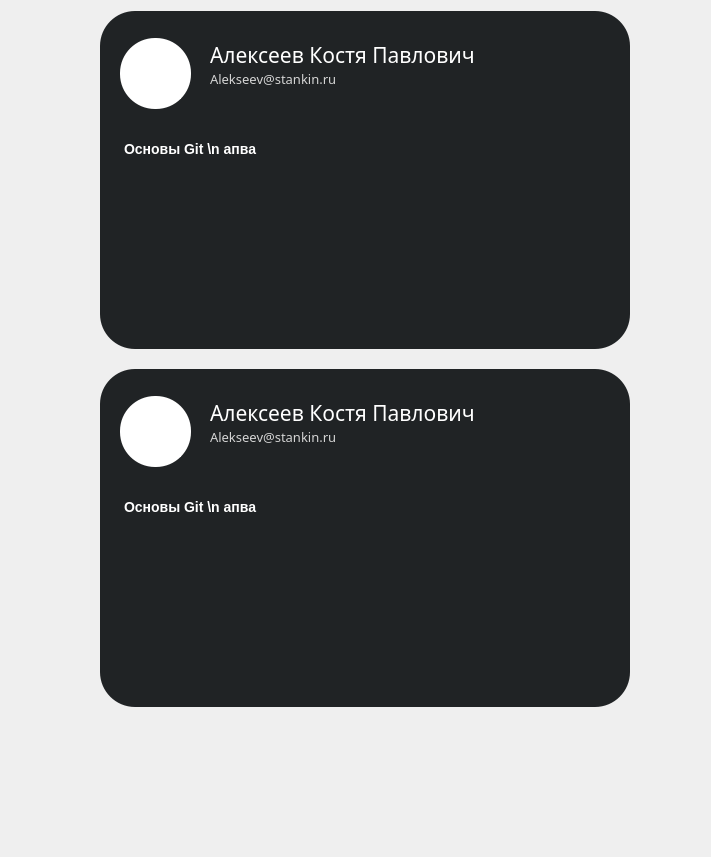
        <widget class="QWidget" name="scrollAreaWidgetContents_5">
         <property name="geometry">
          <rect>
           <x>0</x>
           <y>0</y>
           <width>711</width>
           <height>661</height>
          </rect>
         </property>
         <property name="minimumSize">
          <size>
           <width>711</width>
           <height>0</height>
          </size>
         </property>
         <layout class="QVBoxLayout" name="verticalLayout_4">
          <property name="spacing">
           <number>20</number>
          </property>
          <property name="sizeConstraint">
           <enum>QLayout::SetMinimumSize</enum>
          </property>
          <property name="leftMargin">
           <number>100</number>
          </property>
          <property name="rightMargin">
           <number>0</number>
          </property>
          <property name="bottomMargin">
           <number>150</number>
          </property>
          <item>
           <widget class="QWidget" name="article_3" native="true">
            <property name="sizePolicy">
             <sizepolicy hsizetype="Minimum" vsizetype="Minimum">
              <horstretch>0</horstretch>
              <verstretch>0</verstretch>
             </sizepolicy>
            </property>
            <property name="minimumSize">
             <size>
              <width>530</width>
              <height>200</height>
             </size>
            </property>
            <property name="maximumSize">
             <size>
              <width>530</width>
              <height>1000</height>
             </size>
            </property>
            <property name="styleSheet">
             <string notr="true">background-color: #202325;
border-radius: 35px</string>
            </property>
            <layout class="QGridLayout" name="gridLayout_5">
             <property name="sizeConstraint">
              <enum>QLayout::SetMinimumSize</enum>
             </property>
             <property name="leftMargin">
              <number>20</number>
             </property>
             <property name="topMargin">
              <number>20</number>
             </property>
             <property name="rightMargin">
              <number>20</number>
             </property>
             <property name="bottomMargin">
              <number>20</number>
             </property>
             <property name="horizontalSpacing">
              <number>10</number>
             </property>
             <property name="verticalSpacing">
              <number>20</number>
             </property>
             <item row="3" column="0" colspan="2">
              <widget class="QTextEdit" name="textEdit_3">
               <property name="sizePolicy">
                <sizepolicy hsizetype="Minimum" vsizetype="Minimum">
                 <horstretch>0</horstretch>
                 <verstretch>0</verstretch>
                </sizepolicy>
               </property>
               <property name="sizeIncrement">
                <size>
                 <width>0</width>
                 <height>0</height>
                </size>
               </property>
               <property name="acceptDrops">
                <bool>true</bool>
               </property>
               <property name="styleSheet">
                <string notr="true">border-radius: 0;
color: rgb(255, 255, 255);
</string>
               </property>
               <property name="verticalScrollBarPolicy">
                <enum>Qt::ScrollBarAlwaysOff</enum>
               </property>
               <property name="horizontalScrollBarPolicy">
                <enum>Qt::ScrollBarAlwaysOff</enum>
               </property>
               <property name="autoFormatting">
                <set>QTextEdit::AutoNone</set>
               </property>
               <property name="tabChangesFocus">
                <bool>false</bool>
               </property>
               <property name="lineWrapMode">
                <enum>QTextEdit::WidgetWidth</enum>
               </property>
               <property name="readOnly">
                <bool>true</bool>
               </property>
               <property name="markdown">
                <string>### Основы Git \n апва

</string>
               </property>
               <property name="html">
                <string>&lt;!DOCTYPE HTML PUBLIC &quot;-//W3C//DTD HTML 4.0//EN&quot; &quot;http://www.w3.org/TR/REC-html40/strict.dtd&quot;&gt;
&lt;html&gt;&lt;head&gt;&lt;meta name=&quot;qrichtext&quot; content=&quot;1&quot; /&gt;&lt;meta charset=&quot;utf-8&quot; /&gt;&lt;style type=&quot;text/css&quot;&gt;
p, li { white-space: pre-wrap; }
&lt;/style&gt;&lt;/head&gt;&lt;body style=&quot; font-family:'Segoe UI'; font-size:9pt; font-weight:400; font-style:normal;&quot;&gt;
&lt;h3 style=&quot; margin-top:0px; margin-bottom:0px; margin-left:0px; margin-right:0px; -qt-block-indent:0; text-indent:0px;&quot;&gt;&lt;span style=&quot; font-size:large; font-weight:700;&quot;&gt;Основы Git \n апва&lt;/span&gt;&lt;/h3&gt;&lt;/body&gt;&lt;/html&gt;</string>
               </property>
               <property name="overwriteMode">
                <bool>true</bool>
               </property>
              </widget>
             </item>
             <item row="0" column="1">
              <widget class="QFrame" name="frame_21">
               <property name="frameShape">
                <enum>QFrame::StyledPanel</enum>
               </property>
               <property name="frameShadow">
                <enum>QFrame::Raised</enum>
               </property>
               <layout class="QGridLayout" name="gridLayout_6" columnstretch="0">
                <property name="sizeConstraint">
                 <enum>QLayout::SetDefaultConstraint</enum>
                </property>
                <property name="horizontalSpacing">
                 <number>10</number>
                </property>
                <property name="verticalSpacing">
                 <number>0</number>
                </property>
                <item row="1" column="0">
                 <widget class="QLabel" name="label_64">
                  <property name="font">
                   <font>
                    <family>Inter V</family>
                    <pointsize>10</pointsize>
                    <bold>false</bold>
                   </font>
                  </property>
                  <property name="styleSheet">
                   <string notr="true">color: rgb(212, 212, 212);</string>
                  </property>
                  <property name="text">
                   <string>Alekseev@stankin.ru</string>
                  </property>
                 </widget>
                </item>
                <item row="0" column="0">
                 <widget class="QLabel" name="label_65">
                  <property name="font">
                   <font>
                    <family>Inter V</family>
                    <pointsize>16</pointsize>
                    <bold>false</bold>
                   </font>
                  </property>
                  <property name="styleSheet">
                   <string notr="true">color: #fff
</string>
                  </property>
                  <property name="text">
                   <string>Алексеев Костя Павлович</string>
                  </property>
                 </widget>
                </item>
               </layout>
              </widget>
             </item>
             <item row="0" column="0" rowspan="2">
              <widget class="QFrame" name="ArticlephotoUser_3">
               <property name="minimumSize">
                <size>
                 <width>71</width>
                 <height>71</height>
                </size>
               </property>
               <property name="maximumSize">
                <size>
                 <width>71</width>
                 <height>71</height>
                </size>
               </property>
               <property name="styleSheet">
                <string notr="true">background-color: #fff;
border-radius: 35px</string>
               </property>
               <property name="frameShape">
                <enum>QFrame::StyledPanel</enum>
               </property>
               <property name="frameShadow">
                <enum>QFrame::Raised</enum>
               </property>
               <widget class="QLabel" name="label_29">
                <property name="geometry">
                 <rect>
                  <x>11</x>
                  <y>11</y>
                  <width>50</width>
                  <height>50</height>
                 </rect>
                </property>
                <property name="text">
                 <string/>
                </property>
                <property name="pixmap">
                 <pixmap resource="VEDA1.qrc">:/icons/icons/user.png</pixmap>
                </property>
                <property name="scaledContents">
                 <bool>true</bool>
                </property>
               </widget>
              </widget>
             </item>
            </layout>
           </widget>
          </item>
          <item>
           <widget class="QWidget" name="article_4" native="true">
            <property name="sizePolicy">
             <sizepolicy hsizetype="Minimum" vsizetype="Minimum">
              <horstretch>0</horstretch>
              <verstretch>0</verstretch>
             </sizepolicy>
            </property>
            <property name="minimumSize">
             <size>
              <width>530</width>
              <height>200</height>
             </size>
            </property>
            <property name="maximumSize">
             <size>
              <width>530</width>
              <height>1000</height>
             </size>
            </property>
            <property name="styleSheet">
             <string notr="true">background-color: #202325;
border-radius: 35px</string>
            </property>
            <layout class="QGridLayout" name="gridLayout_7">
             <property name="sizeConstraint">
              <enum>QLayout::SetMinimumSize</enum>
             </property>
             <property name="leftMargin">
              <number>20</number>
             </property>
             <property name="topMargin">
              <number>20</number>
             </property>
             <property name="rightMargin">
              <number>20</number>
             </property>
             <property name="bottomMargin">
              <number>20</number>
             </property>
             <property name="horizontalSpacing">
              <number>10</number>
             </property>
             <property name="verticalSpacing">
              <number>20</number>
             </property>
             <item row="0" column="0" rowspan="2">
              <widget class="QFrame" name="ArticlephotoUser_4">
               <property name="minimumSize">
                <size>
                 <width>71</width>
                 <height>71</height>
                </size>
               </property>
               <property name="maximumSize">
                <size>
                 <width>71</width>
                 <height>71</height>
                </size>
               </property>
               <property name="styleSheet">
                <string notr="true">background-color: #fff;
border-radius: 35px</string>
               </property>
               <property name="frameShape">
                <enum>QFrame::StyledPanel</enum>
               </property>
               <property name="frameShadow">
                <enum>QFrame::Raised</enum>
               </property>
               <widget class="QLabel" name="label_30">
                <property name="geometry">
                 <rect>
                  <x>11</x>
                  <y>11</y>
                  <width>50</width>
                  <height>50</height>
                 </rect>
                </property>
                <property name="text">
                 <string/>
                </property>
                <property name="pixmap">
                 <pixmap resource="VEDA1.qrc">:/icons/icons/user.png</pixmap>
                </property>
                <property name="scaledContents">
                 <bool>true</bool>
                </property>
               </widget>
              </widget>
             </item>
             <item row="0" column="1">
              <widget class="QFrame" name="frame_22">
               <property name="frameShape">
                <enum>QFrame::StyledPanel</enum>
               </property>
               <property name="frameShadow">
                <enum>QFrame::Raised</enum>
               </property>
               <layout class="QGridLayout" name="gridLayout_8" columnstretch="0">
                <property name="sizeConstraint">
                 <enum>QLayout::SetDefaultConstraint</enum>
                </property>
                <property name="horizontalSpacing">
                 <number>10</number>
                </property>
                <property name="verticalSpacing">
                 <number>0</number>
                </property>
                <item row="1" column="0">
                 <widget class="QLabel" name="label_66">
                  <property name="font">
                   <font>
                    <family>Inter V</family>
                    <pointsize>10</pointsize>
                    <bold>false</bold>
                   </font>
                  </property>
                  <property name="styleSheet">
                   <string notr="true">color: rgb(212, 212, 212);</string>
                  </property>
                  <property name="text">
                   <string>Alekseev@stankin.ru</string>
                  </property>
                 </widget>
                </item>
                <item row="0" column="0">
                 <widget class="QLabel" name="label_67">
                  <property name="font">
                   <font>
                    <family>Inter V</family>
                    <pointsize>16</pointsize>
                    <bold>false</bold>
                   </font>
                  </property>
                  <property name="styleSheet">
                   <string notr="true">color: #fff
</string>
                  </property>
                  <property name="text">
                   <string>Алексеев Костя Павлович</string>
                  </property>
                 </widget>
                </item>
               </layout>
              </widget>
             </item>
             <item row="3" column="0" colspan="2">
              <widget class="QTextEdit" name="textEdit_4">
               <property name="sizePolicy">
                <sizepolicy hsizetype="Minimum" vsizetype="Minimum">
                 <horstretch>0</horstretch>
                 <verstretch>0</verstretch>
                </sizepolicy>
               </property>
               <property name="sizeIncrement">
                <size>
                 <width>0</width>
                 <height>0</height>
                </size>
               </property>
               <property name="acceptDrops">
                <bool>true</bool>
               </property>
               <property name="styleSheet">
                <string notr="true">border-radius: 0;
color: rgb(255, 255, 255);
</string>
               </property>
               <property name="verticalScrollBarPolicy">
                <enum>Qt::ScrollBarAlwaysOff</enum>
               </property>
               <property name="horizontalScrollBarPolicy">
                <enum>Qt::ScrollBarAlwaysOff</enum>
               </property>
               <property name="autoFormatting">
                <set>QTextEdit::AutoNone</set>
               </property>
               <property name="tabChangesFocus">
                <bool>false</bool>
               </property>
               <property name="lineWrapMode">
                <enum>QTextEdit::WidgetWidth</enum>
               </property>
               <property name="readOnly">
                <bool>true</bool>
               </property>
               <property name="markdown">
                <string>### Основы Git \n апва

</string>
               </property>
               <property name="html">
                <string>&lt;!DOCTYPE HTML PUBLIC &quot;-//W3C//DTD HTML 4.0//EN&quot; &quot;http://www.w3.org/TR/REC-html40/strict.dtd&quot;&gt;
&lt;html&gt;&lt;head&gt;&lt;meta name=&quot;qrichtext&quot; content=&quot;1&quot; /&gt;&lt;meta charset=&quot;utf-8&quot; /&gt;&lt;style type=&quot;text/css&quot;&gt;
p, li { white-space: pre-wrap; }
&lt;/style&gt;&lt;/head&gt;&lt;body style=&quot; font-family:'Segoe UI'; font-size:9pt; font-weight:400; font-style:normal;&quot;&gt;
&lt;h3 style=&quot; margin-top:0px; margin-bottom:0px; margin-left:0px; margin-right:0px; -qt-block-indent:0; text-indent:0px;&quot;&gt;&lt;span style=&quot; font-size:large; font-weight:700;&quot;&gt;Основы Git \n апва&lt;/span&gt;&lt;/h3&gt;&lt;/body&gt;&lt;/html&gt;</string>
               </property>
               <property name="overwriteMode">
                <bool>true</bool>
               </property>
              </widget>
             </item>
            </layout>
           </widget>
          </item>
         </layout>
        </widget>
